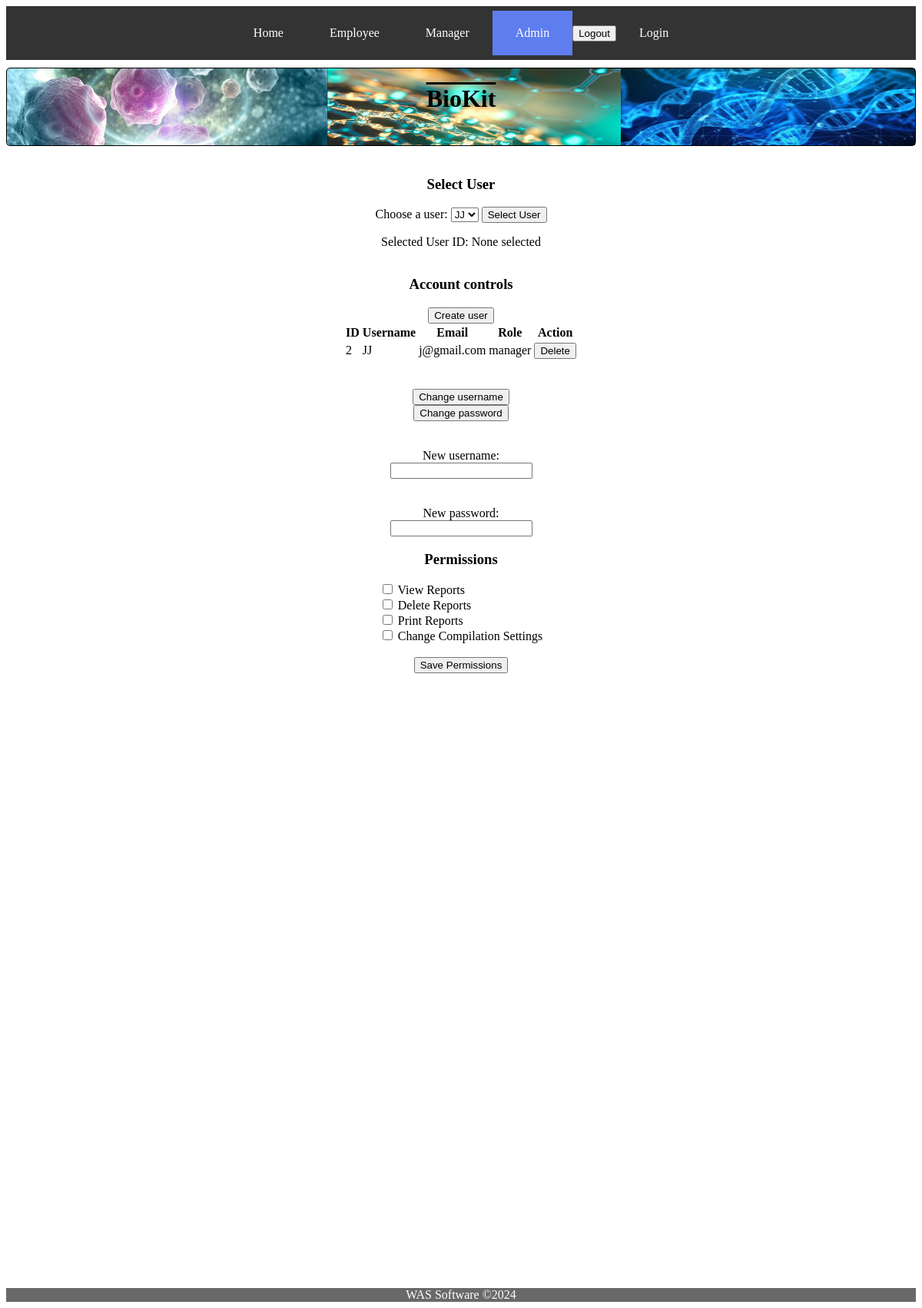
/admin.html/, run on an earlier commit of the app's database.
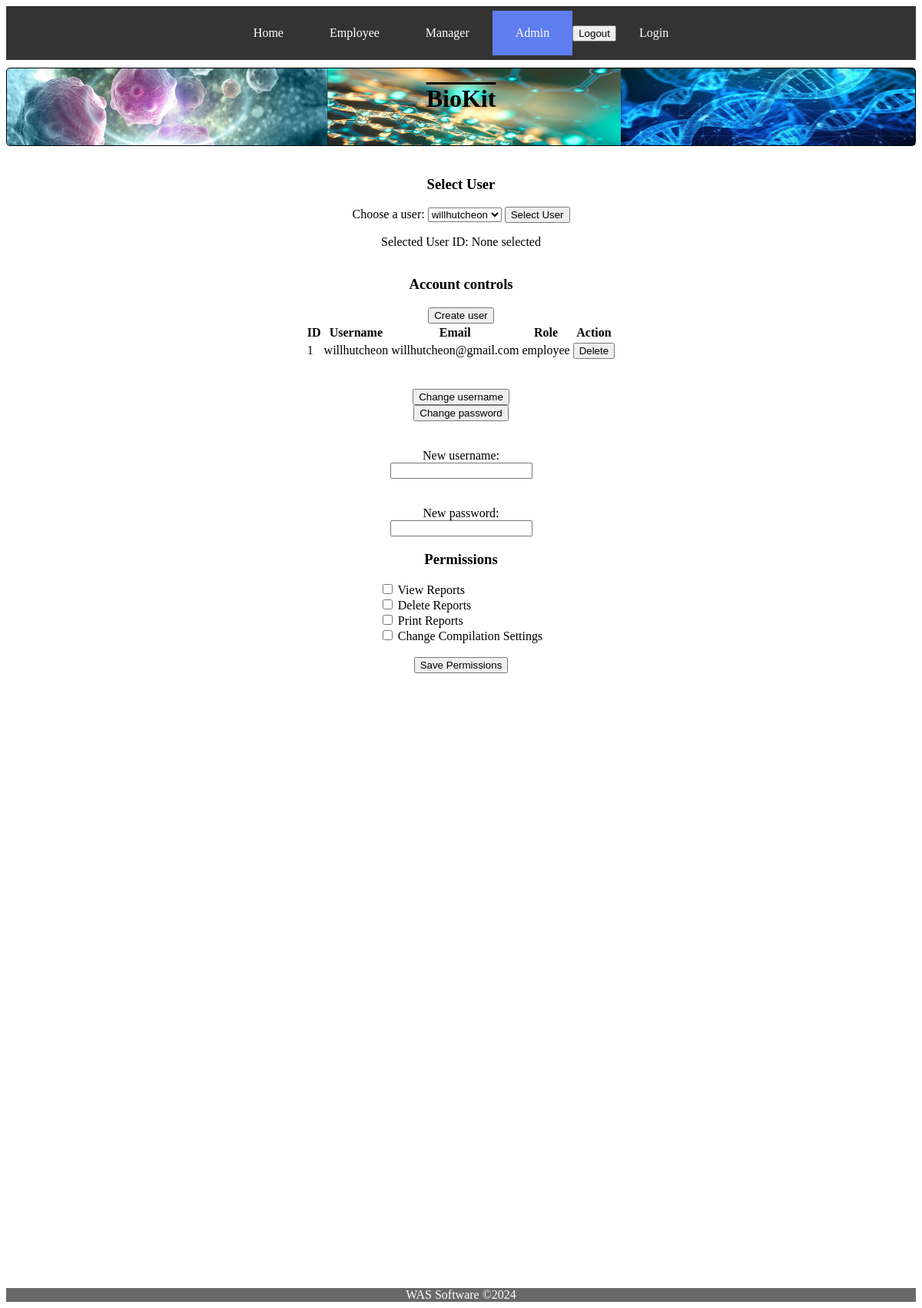
And on a later commit of the database.
### models.py (models this page shows, shortened)
class User(UserMixin, db.Model):
	__tablename__ = 'user'
	id = db.Column(db.Integer, primary_key=True)
	username = db.Column(db.String(100), unique=True, nullable=False)
	email = db.Column(db.String(120), unique=True, nullable=False)
	password = db.Column(db.String(300), nullable=False, unique=True)
	role = db.Column(db.String(40), nullable=True)
	view_reports = db.Column(db.Boolean, default=False)
	delete_reports = db.Column(db.Boolean, default=False)
	print_reports = db.Column(db.Boolean, default=False)
	change_reports = db.Column(db.Boolean, default=False)

### routes.py (the view)
@app.route('/admin.html/', methods=("GET", "POST"), strict_slashes=False)
def admin():
	users = User.query.all()
	return render_template('admin.html', title="Admin", users=users, active_page='admin')

### templates/admin.html (shortened to what this page needs)
{% extends "base.html" %}
{% block content %}
<section class="admin-page">
    <div class="employee-search">
        <h3>Select User</h3>
        <form id="select-user-form">
            <label for="user-dropdown">Choose a user:</label>
            <select id="user-dropdown" name="user">
                {% for user in users %}
                <option value="{{ user.id }}">{{ user.username }}</option>
                {% endfor %}
            </select>
            <button>Select User</button>
        </form>
    </div>
    <p>Selected User ID: <span class="user-id">None selected</span></p>
    <h3>Account controls</h3>
    <a href="/register">
        <button type="button" id="create-user-button">Create user</button>
    </a>
    <table>
        <thead>
            <tr>
                <th>ID</th>
                <th>Username</th>
                <th>Email</th>
                <th>Role</th>
                <th>Action</th>
            </tr>
        </thead>
        <tbody>
            {% for user in users %}
            <tr>
                <td>{{ user.id }}</td>
                <td>{{ user.username }}</td>
                <td>{{ user.email }}</td>
                <td>{{ user.role }}</td>
                <td>
                    <form action="/delete_user/{{ user.id }}" method="post">
                        <button class="btn btn-danger delete-btn" type="submit" data-userid="{{ user.id }}">Delete</button>
                    </form>
                </td>
            </tr>
            {% endfor %}
        </tbody>
    </table>
    <br><br>
    <button type="button" id="change-username-button" onclick="changeUsername()">Change username</button>
    <button type="button" id="change-password-button" onclick="changePassword()">Change password</button>
    <br><br>
    <label for="usernameInput">New username: </label>
    <input type="text" name="usernameInput" id="usernameInput">
    <br><br>
    <label for="passwordInput">New password: </label>
    <input type="text" name="passwordInput" id="passwordInput">
    <h3>Permissions</h3>
    <form action="/update_permissions" method="post">
        <label>
            <input type="checkbox" name="viewReports"> View Reports
        </label>
        <br>
        <label>
            <input type="checkbox" name="deleteReports"> Delete Reports
        </label>
        <br>
        <label>
            <input type="checkbox" name="printReports"> Print Reports
        </label>
        <br>
        <label>
            <input type="checkbox" name="changeSettings"> Change Compilation Settings
        </label>
        <br>
        <br>
        <div style="text-align:center">
            <button type="submit">Save Permissions</button>
        </div>
    </form>
</section>
{% endblock %}

### templates/base.html (shortened to what this page needs)
<!DOCTYPE html>
<html lang="en">
<head>
    <link rel="stylesheet" href="../static/styles/styles.css">
</head>
<body>
<header>
    <div class="navbar-container">
        <div class="navbar">
            <a href="/index" {% if active_page== 'home' %}class="active"{% endif %}>Home</a>
            <a href="/employee.html" {% if active_page== 'employee' %}class="active"{% endif %}>Employee</a>
            <a href="/manager.html" {% if active_page== 'manager' %}class="active"{% endif %}>Manager</a>
            <a href="/admin.html" {% if active_page== 'admin' %}class="active"{% endif %}>Admin</a>
            <button type="button" onclick="logout()">Logout</button>
            <p>
                {% if request.path != '/register/' %}
                {% if not session.get('logged_in') %}
                <a href="{{ url_for('login') }}" class="btn btn-secondary">Login</a>
                {% endif %}
                {% endif %}
            </p>
        </div>
    </div>
    <div class="flex-container">
        <img src="../static/images/cells0.jpg" alt="BioHeader0">
        <img src="../static/images/cell-and-molecular-biology.png" alt="BioHeader1">
        <img src="../static/images/dna0.jpg" alt="BioHeader2">
        <h1>BioKit</h1>
    </div>
</header>
<main>
    {% block content %}
    {% endblock %}
</main>
<footer>
    WAS Software &copy;2024
</footer>
</body>
</html>

### static/styles/styles.css (style rules this page uses)
.flex-container { display: flex; justify-content: center; border: 1px solid black; border-radius: 5px; margin-top: 10px; }
.flex-container img { width: 100%; height: 100px; z-index: -1; }
.flex-container h1 { position: absolute; text-decoration: overline; }
footer { background-color: rgba(0, 0, 0, 0.59); color: white; text-align: center; margin-top: 100vh; }
.navbar-container { background-color: #333333; width: 100%; }
.navbar { height: 60px; display: flex; justify-content: center; align-items: center; padding: 5px 0px; margin: 0 auto; }
.navbar a { color: #fff; text-decoration: none; padding: 20px 30px; }
.active { background-color: rgb(94, 125, 239); }
.admin-page { display: flex; justify-content: center; align-items: center; width: auto; height: auto; margin-top: 10px; flex-flow: column; }
.employee-search { display: flex; justify-content: center; align-items: center; width: auto; height: auto; margin-top: 10px; flex-flow: column; }

What changed in the data, as far as the page shows it:
removed User: id "2", username "JJ", email "j@gmail.com", role "manager"
added User: id "1", username "willhutcheon", email "willhutcheon@gmail.com", role "employee"
Also different on the page:
form field user: "JJ" → "willhutcheon"
